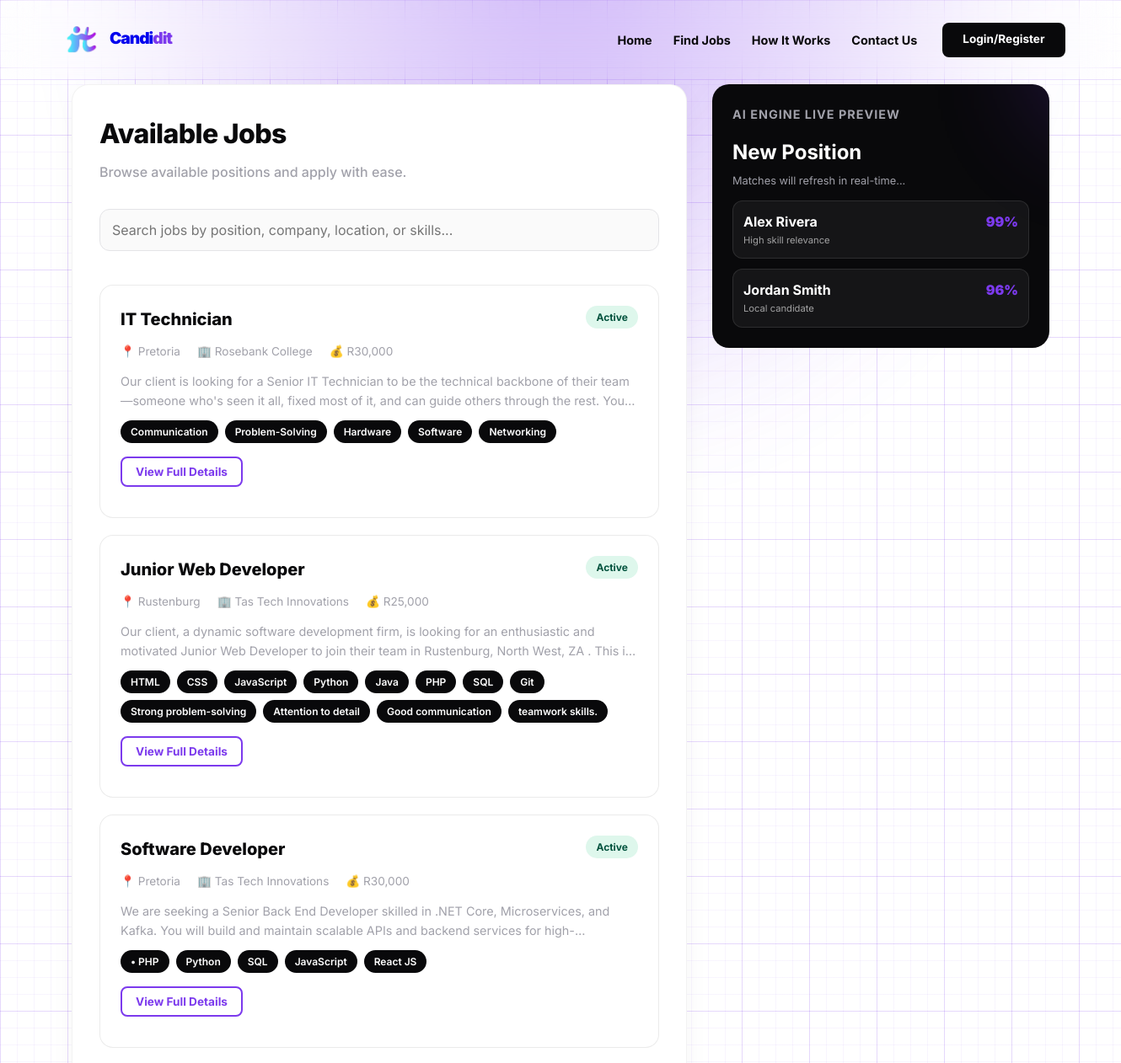
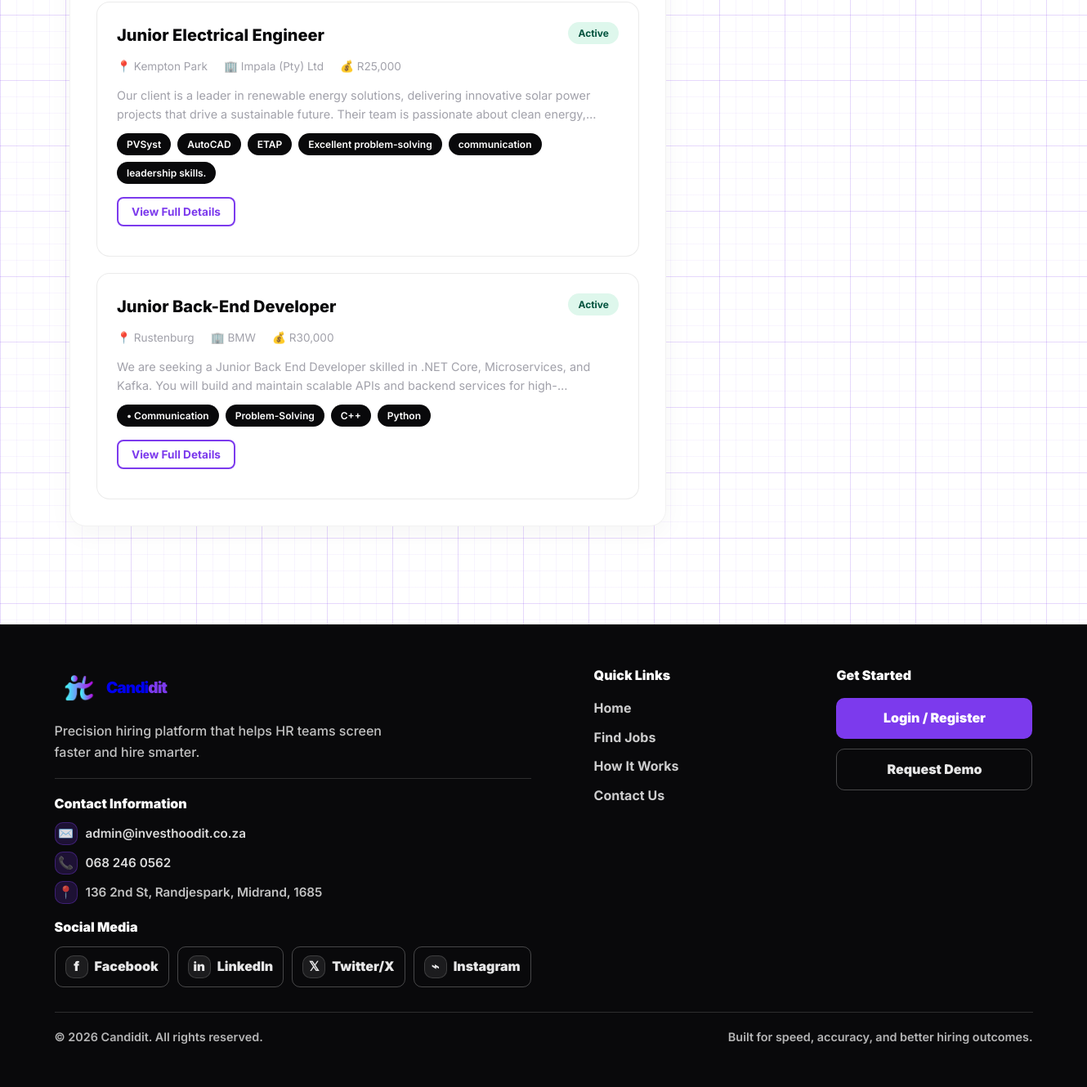
/job_post.php, run on the app's committed database (2 pictures, top to bottom).
### tables this page shows
CREATE TABLE `job_postings` (
  `job_id` int(11) NOT NULL,
  `admin_id` int(11) NOT NULL,
  `department_id` int(11) NOT NULL,
  `company_id` int(11) NOT NULL,
  `position` varchar(255) NOT NULL,
  `company_name` varchar(255) NOT NULL,
  `location` varchar(255) NOT NULL,
  `job_description` text NOT NULL,
  `requirements` text NOT NULL,
  `duties` text NOT NULL,
  `skills` text NOT NULL,
  `salary` decimal(10,2) NOT NULL,
  `deadline` datetime DEFAULT NULL,
  `date_posted` timestamp NOT NULL DEFAULT current_timestamp(),
  `job_status` enum('Active','Closed') NOT NULL DEFAULT 'Active',
  `minimum_criteria` longtext DEFAULT NULL COMMENT 'e.g. {"min_years_experience": 2, "required_skills": ["PHP", "MySQL"], "required_qualification": "Bachelor"}' CHECK (json_valid(`minimum_criteria`))
);

CREATE TABLE `companies` (
  `company_id` int(11) NOT NULL,
  `company_name` varchar(255) NOT NULL,
  `company_address` text DEFAULT NULL,
  `company_email` varchar(255) DEFAULT NULL,
  `company_phone` varchar(20) DEFAULT NULL,
  `created_at` timestamp NOT NULL DEFAULT current_timestamp()
);

### job_post.php (the view, shortened to what this page needs)
<?php
include('config.php');
$jobs = [];
$sql = "SELECT j.job_id, j.position, c.company_name, j.location, j.job_description, j.duties, j.requirements, j.skills, j.salary, j.date_posted, j.job_status
        FROM job_postings j
        LEFT JOIN companies c ON j.company_id = c.company_id
        ORDER BY j.date_posted DESC";
$result = $conn->query($sql);
if ($result && $result->num_rows > 0) {
    while ($row = $result->fetch_assoc()) {
        $jobs[] = $row;
    }
}
?>
<!DOCTYPE html>
<html lang="en">
<head>
</head>
<body>
    <nav>
<a href="index.php" class="logo"><img src="img/logo1.png" alt="Candidit Logo" style="height: 3.5rem; margin-right: 0.25rem; vertical-align: middle;">Candi<span>dit</span></a>
        <div class="nav-links">
            <a href="index.php" class="nav-item">Home</a>
            <a href="job_post.php" class="nav-item">Find Jobs</a>
            <a href="how_it_works.php" class="nav-item">How It Works</a>
            <a href="contact_us.php" class="nav-item">Contact Us</a>
            <a href="login_signup.php" class="nav-btn">Login/Register</a>
        </div>
    </nav>
<div class="container">
        <div class="card">
            <div id="viewJobsSection">
                <h1>Available Jobs</h1>
                <p class="subtitle">Browse available positions and apply with ease.</p>
                <div class="search-container" style="margin-bottom: 20px;">
                    <input type="text" id="jobSearch" placeholder="Search jobs by position, company, location, or skills..." onkeyup="searchJobs()">
                </div>
<div class="jobs-list" id="jobsList">
                    <?php if (empty($jobs)): ?>
                        <div class="no-jobs">
                            <h3>No job postings yet</h3>
                            <p>Create a new job posting to get started.</p>
                        </div>
                    <?php else: ?>
                        <?php foreach ($jobs as $job): ?>
                            <div class="job-card">
                                <div class="job-header">
                                    <div class="job-title"><?php echo htmlspecialchars($job['position']); ?></div>
                                    <span class="job-status <?php echo strtolower($job['job_status']); ?>"><?php echo htmlspecialchars($job['job_status']); ?></span>
                                </div>
                                <div class="job-details">
                                    <span class="job-detail">📍 <?php echo htmlspecialchars($job['location']); ?></span>
                                    <span class="job-detail">🏢 <?php echo htmlspecialchars($job['company_name']); ?></span>
                                    <span class="job-detail">💰 R<?php echo number_format($job['salary']); ?></span>
                                </div>
<div class="job-desc"><?php echo htmlspecialchars($job['job_description']); ?></div>
                                <div class="job-skills">
                                    <?php
                                    $skills = explode(',', $job['skills']);
                                    foreach ($skills as $skill):
                                        if (trim($skill)):
                                    ?>
                                        <span class="skill-tag"><?php echo htmlspecialchars(trim($skill)); ?></span>
                                    <?php
                                        endif;
                                    endforeach;
                                    ?>
                                </div>
<div class="job-card-left">
                                    <button class="view-details-btn" onclick="showJobDetails(<?php echo $job['job_id']; ?>)">View Full Details</button>
                                </div>
                            </div>
                        <?php endforeach; ?>
                    <?php endif; ?>
                </div>
            </div>
        </div>
        <div class="preview-sticky">
            <div class="preview-card">
                <h3 style="font-size: 0.9rem; text-transform: uppercase; letter-spacing: 1px; color: var(--gray-400);">AI Engine Live Preview</h3>
                <h2 id="previewTitle" style="margin: 15px 0 5px;">New Position</h2>
                <p style="font-size: 0.8rem; color: var(--gray-400);">Matches will refresh in real-time...</p>
                <div class="candidate-mini">
                    <span class="match-score">99%</span>
                    <div style="font-weight: 700;">Alex Rivera</div>
                    <div style="font-size: 0.7rem; opacity: 0.6;">High skill relevance</div>
                </div>
                <div class="candidate-mini">
                    <span class="match-score">96%</span>
                    <div style="font-weight: 700;">Jordan Smith</div>
                    <div style="font-size: 0.7rem; opacity: 0.6;">Local candidate</div>
                </div>
            </div>
        </div>
    </div>
    <footer class="site-footer" style="margin-top: 80px; padding: 50px 5%; background: var(--dark); color: white;">
        <div style="max-width: 1200px; margin: 0 auto; display: flex; gap: 30px; justify-content: space-between; flex-wrap: wrap;">
            <div style="min-width: 260px;">
                <div style="font-weight: 900; font-size: 1.25rem; letter-spacing: -0.5px;">
                    <a href="index.php" class="logo"><img src="img/logo1.png" alt="Candidit Logo" style="height: 3.5rem; margin-right: 0.25rem; vertical-align: middle;">Candi<span>dit</span></a>
                </div>
                <p style="margin-top: 12px; color: rgba(255,255,255,0.75); font-weight: 500; max-width: 420px;">
                    Precision hiring platform that helps HR teams screen faster and hire smarter.
                </p>
                <div style="margin-top: 18px; padding-top: 18px; border-top: 1px solid rgba(255,255,255,0.15);">
                    <div style="font-weight: 900; margin-bottom: 10px;">Contact Information</div>
                    <div style="display: flex; flex-direction: column; gap: 8px; color: rgba(255,255,255,0.85); font-weight: 600; font-size: 0.95rem;">
                        <a href="mailto:admin@investhoodit.co.za" style="color: rgba(255,255,255,0.85); text-decoration: none; display: inline-flex; align-items: center; gap: 10px;">
                            <span style="width: 28px; height: 28px; border-radius: 10px; background: rgba(124,58,237,0.18); border: 1px solid rgba(124,58,237,0.35); display: inline-flex; align-items: center; justify-content: center;">✉️</span>
                            <span>admin@investhoodit.co.za</span>
                        </a>
                        <a href="tel:0682460562" style="color: rgba(255,255,255,0.85); text-decoration: none; display: inline-flex; align-items: center; gap: 10px;">
                            <span style="width: 28px; height: 28px; border-radius: 10px; background: rgba(124,58,237,0.18); border: 1px solid rgba(124,58,237,0.35); display: inline-flex; align-items: center; justify-content: center;">📞</span>
                            <span>068 246 0562</span>
                        </a>
                        <div style="color: rgba(255,255,255,0.75); font-weight: 600; display: inline-flex; align-items: center; gap: 10px;">
                            <span style="width: 28px; height: 28px; border-radius: 10px; background: rgba(124,58,237,0.18); border: 1px solid rgba(124,58,237,0.35); display: inline-flex; align-items: center; justify-content: center;">📍</span>
                            <span>136 2nd St, Randjespark, Midrand, 1685</span>
                        </div>
                    </div>
                    <div style="margin-top: 16px;">
                        <div style="font-weight: 900; margin-bottom: 10px;">Social Media</div>
                        <div style="display: flex; gap: 10px; flex-wrap: wrap;">
                            <a href="#" aria-label="Facebook" style="border: 1px solid rgba(255,255,255,0.25); color: rgba(255,255,255,0.9); padding: 10px 12px; border-radius: 10px; text-decoration: none; font-weight: 900; display: inline-flex; align-items: center; gap: 8px; transition: all 0.2s ease;">
                                <span style="width: 28px; height: 28px; border-radius: 10px; background: rgba(255,255,255,0.08); border: 1px solid rgba(255,255,255,0.15); display: inline-flex; align-items: center; justify-content: center; font-size: 1rem;">f</span> Facebook
                            </a>
                            <a href="#" aria-label="LinkedIn" style="border: 1px solid rgba(255,255,255,0.25); color: rgba(255,255,255,0.9); padding: 10px 12px; border-radius: 10px; text-decoration: none; font-weight: 900; display: inline-flex; align-items: center; gap: 8px; transition: all 0.2s ease;">
                                <span style="width: 28px; height: 28px; border-radius: 10px; background: rgba(255,255,255,0.08); border: 1px solid rgba(255,255,255,0.15); display: inline-flex; align-items: center; justify-content: center; font-size: 0.95rem;">in</span> LinkedIn
                            </a>
                            <a href="#" aria-label="Twitter/X" style="border: 1px solid rgba(255,255,255,0.25); color: rgba(255,255,255,0.9); padding: 10px 12px; border-radius: 10px; text-decoration: none; font-weight: 900; display: inline-flex; align-items: center; gap: 8px; transition: all 0.2s ease;">
                                <span style="width: 28px; height: 28px; border-radius: 10px; background: rgba(255,255,255,0.08); border: 1px solid rgba(255,255,255,0.15); display: inline-flex; align-items: center; justify-content: center; font-size: 1rem;">𝕏</span> Twitter/X
                            </a>
                            <a href="#" aria-label="Instagram" style="border: 1px solid rgba(255,255,255,0.25); color: rgba(255,255,255,0.9); padding: 10px 12px; border-radius: 10px; text-decoration: none; font-weight: 900; display: inline-flex; align-items: center; gap: 8px; transition: all 0.2s ease;">
                                <span style="width: 28px; height: 28px; border-radius: 10px; background: rgba(255,255,255,0.08); border: 1px solid rgba(255,255,255,0.15); display: inline-flex; align-items: center; justify-content: center; font-size: 1rem;">⌁</span> Instagram
                            </a>
                        </div>
                    </div>
                </div>
            </div>
            <div style="min-width: 220px;">
                <div style="font-weight: 900; margin-bottom: 14px;">Quick Links</div>
                <div style="display: flex; flex-direction: column; gap: 10px;">
                    <a href="index.php" style="color: rgba(255,255,255,0.8); text-decoration: none; font-weight: 700;">Home</a>
                    <a href="job_post.php" style="color: rgba(255,255,255,0.8); text-decoration: none; font-weight: 700;">Find Jobs</a>
                    <a href="how_it_works.php" style="color: rgba(255,255,255,0.8); text-decoration: none; font-weight: 700;">How It Works</a>
                    <a href="contact_us.php" style="color: rgba(255,255,255,0.8); text-decoration: none; font-weight: 700;">Contact Us</a>
                </div>
            </div>
            <div style="min-width: 240px;">
                <div style="font-weight: 900; margin-bottom: 14px;">Get Started</div>
                <div style="display: flex; flex-direction: column; gap: 12px;">
                    <a href="login_signup.php" style="background: var(--primary); color: white; padding: 12px 16px; border-radius: 10px; text-decoration: none; font-weight: 900; text-align: center;">
                        Login / Register
                    </a>
                    <a href="contact_us.php" style="border: 1px solid rgba(255,255,255,0.25); color: rgba(255,255,255,0.9); padding: 12px 16px; border-radius: 10px; text-decoration: none; font-weight: 900; text-align: center;">
                        Request Demo
                    </a>
                </div>
            </div>
        </div>
        <div style="max-width: 1200px; margin: 30px auto 0; padding-top: 18px; border-top: 1px solid rgba(255,255,255,0.15); display: flex; justify-content: space-between; flex-wrap: wrap; gap: 10px;">
            <div style="color: rgba(255,255,255,0.7); font-weight: 600; font-size: 0.9rem;">© <?= date('Y') ?> Candidit. All rights reserved.</div>
            <div style="color: rgba(255,255,255,0.7); font-weight: 600; font-size: 0.9rem;">Built for speed, accuracy, and better hiring outcomes.</div>
        </div>
    </footer>
</body>
</html>

### data on the page
job_postings: position "IT Technician", job_status "Active", location "Pretoria", company.company_name "Rosebank College", salary "30,000", job_description "Our client is looking for a Senior IT Technician to be the technical backbone of their team—someone who's seen it all, fixed most of it, and can guide others through the rest.…", skills "Communication", skills "Problem-Solving", skills "Hardware", skills "Software", skills "Networking"
job_postings: position "Junior Web Developer", job_status "Active", location "Rustenburg", company.company_name "Tas Tech Innovations", salary "25,000", job_description "Our client, a dynamic software development firm, is looking for an enthusiastic and motivated Junior Web Developer to join their team in Rustenburg, North West, ZA . This…", skills "HTML", skills "CSS", skills "JavaScript", skills "Python", skills "Java", skills "PHP", skills "SQL", skills "Git", skills "Strong problem-solving", skills "Attention to detail", skills "Good communication", skills "teamwork skills."
job_postings: position "Software Developer", job_status "Active", location "Pretoria", company.company_name "Tas Tech Innovations", salary "30,000", job_description "We are seeking a Senior Back End Developer skilled in .NET Core, Microservices, and Kafka. You will build and maintain scalable APIs and backend services…", skills "• PHP", skills "Python", skills "SQL", skills "JavaScript", skills "React JS"
job_postings: position "Junior Electrical Engineer", job_status "Active", location "Kempton Park", company.company_name "Impala (Pty) Ltd", salary "25,000", job_description "Our client is a leader in renewable energy solutions, delivering innovative solar power projects that drive a sustainable future. Their team is passionate about clean…", skills "PVSyst", skills "AutoCAD", skills "ETAP", skills "Excellent problem-solving", skills "communication", skills "leadership skills."
job_postings: position "Junior Back-End Developer", job_status "Active", location "Rustenburg", company.company_name "BMW", salary "30,000", job_description "We are seeking a Junior Back End Developer skilled in .NET Core, Microservices, and Kafka. You will build and maintain scalable APIs and backend services…", skills "• Communication", skills "Problem-Solving", skills "C++", skills "Python"
